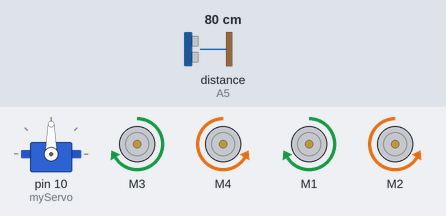
A sketch run on a simulated Arduino Uno, built with avr-gcc and run on an emulated ATmega328P. On the bench: servo, 4 × DC motor (green arrow = forward, orange = backward, longer = faster). The inputs (shaded band) are chosen by the test bench; at power-on: distance to the obstacle (sensor on A5) 80 cm. The echo pulse lasts 58.3 µs per cm.

Above: at 2.3 s.
2.4 s: distance to the obstacle (sensor on A5) set to 17 cm
3.9 s: distance to the obstacle (sensor on A5) set to 14 cm
At 5.3 s:
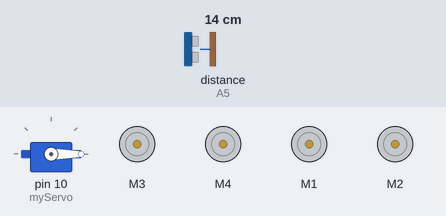
6.9 s: distance to the obstacle (sensor on A5) set to 18 cm
9.9 s: distance to the obstacle (sensor on A5) set to 2 cm
At 12.8 s:
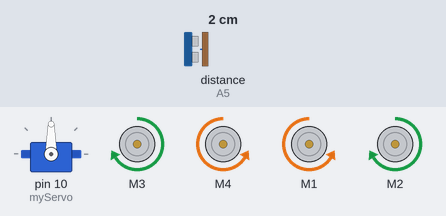
12.9 s: distance to the obstacle (sensor on A5) set to 35 cm
At 15.1 s:
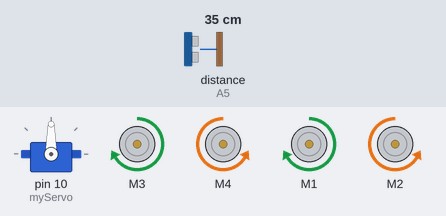
Timing chart, 0 to 16.6 s (numbered marks = the images above; inputs shaded):
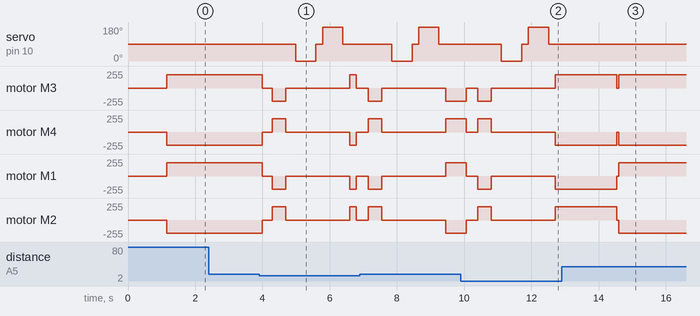

The sketch:

ObstacleAvoidingCar.ino
```cpp
#include <NewPing.h>
#include <Servo.h>
#include <AFMotor.h>

#define trigPin A4
#define echoPin A5
#define maxDistance 200
#define collDist 15

NewPing sonar(trigPin, echoPin, maxDistance);
Servo myServo;
AF_DCMotor rightBackMotor(1,MOTOR12_1KHZ);
AF_DCMotor rightFrontMotor(2, MOTOR12_1KHZ);
AF_DCMotor leftFrontMotor(3,MOTOR34_1KHZ);
AF_DCMotor leftBackMotor(4,MOTOR34_1KHZ);

int distance = 0;

void setup() {
  Serial.begin(9600);
  delay(1000);
  myServo.attach(10);
  myServo.write(90);
  turnUpSpeed();
  moveStop();
  distance = readPing();
  delay(100);
}

void loop() {
  int distRight = 0;
  int distLeft = 0;
  delay(50);
  if(distance <= collDist){
    moveStop();
    delay(300);
    moveBackward();
    delay(400);
    moveStop();
    delay(300);
    distRight = lookRight();
    delay(200);
    distLeft = lookLeft();
    delay(200);
    if(distance >= distLeft){
      turnRight();
      moveStop();
    }
    else{
      turnLeft();
      moveStop();
    }
  }
  else{
    moveForward();
  }
  distance = readPing();
}

int readPing(){
  int dist_cm;
  dist_cm = sonar.ping_cm();
  return dist_cm;
}

void turnUpSpeed(){
  leftFrontMotor.setSpeed(200);
  leftBackMotor.setSpeed(200);
  rightBackMotor.setSpeed(200);
  rightFrontMotor.setSpeed(200);
}

void turnRight(){
  int distance = 0;
  for(int i = 0; i < 9; i++){
    leftFrontMotor.run(FORWARD);
    leftBackMotor.run(BACKWARD);
    rightBackMotor.run(BACKWARD);
    rightFrontMotor.run(FORWARD);
    delay(200);
    leftFrontMotor.run(FORWARD);
    leftBackMotor.run(BACKWARD);
    rightBackMotor.run(FORWARD);
    rightFrontMotor.run(BACKWARD);
    distance = readPing();
    if(distance > collDist)
    continue;
    else break;
  }
}

void turnLeft(){
  int distance = 0;
  for(int i = 0; i < 9; i++){
    leftFrontMotor.run(BACKWARD);
    leftBackMotor.run(FORWARD);
    rightBackMotor.run(FORWARD);
    rightFrontMotor.run(BACKWARD);
    delay(200);
    leftFrontMotor.run(FORWARD);
    leftBackMotor.run(BACKWARD);
    rightBackMotor.run(FORWARD);
    rightFrontMotor.run(BACKWARD);
    distance = readPing();
    if(distance > collDist)
    continue;
    else break;
  }
}

void moveStop(){
  leftFrontMotor.run(RELEASE);
  leftBackMotor.run(RELEASE);
  rightBackMotor.run(RELEASE);
  rightFrontMotor.run(RELEASE);
}

void moveForward(){
  leftFrontMotor.run(FORWARD);
  leftBackMotor.run(BACKWARD);
  rightBackMotor.run(FORWARD);
  rightFrontMotor.run(BACKWARD);
}

void moveBackward(){
  leftFrontMotor.run(BACKWARD);
  leftBackMotor.run(FORWARD);
  rightBackMotor.run(BACKWARD);
  rightFrontMotor.run(FORWARD);
}

int lookLeft(){
  myServo.write(180);
  delay(500);
  int distance = readPing();
  delay(100);
  myServo.write(90);
  return distance;
  delay(100);
}

int lookRight(){
  myServo.write(0);
  delay(500);
  int distance = readPing();
  delay(100);
  myServo.write(90);
  return distance;
  delay(100);
}
```

Measured:
- the behaviour switches between 16 and 15 cm on distance to the obstacle (sensor on A5) (found by bisection; images 0 and 1)
- after the input at 2.4 s, every drawn part: stays the same
- after the input at 3.9 s, servo on pin 10 (myServo): 90° → 0° after 1.1 s, → 90° 0.60 s later, → 180° 0.20 s later, → 90° 0.60 s later; motor M3: forward 200/255 → stopped after 0.09 s, → backward 200/255 0.30 s later, → stopped 0.40 s later, → forward 200/255 1.9 s later, … (5 changes in this stretch)
- after the input at 9.9 s, servo on pin 10 (myServo): 90° → 0° after 1.2 s, → 90° 0.60 s later, → 180° 0.20 s later, → 90° 0.60 s later
- after the input at 12.9 s, servo on pin 10 (myServo): stops changing and stays 90°
